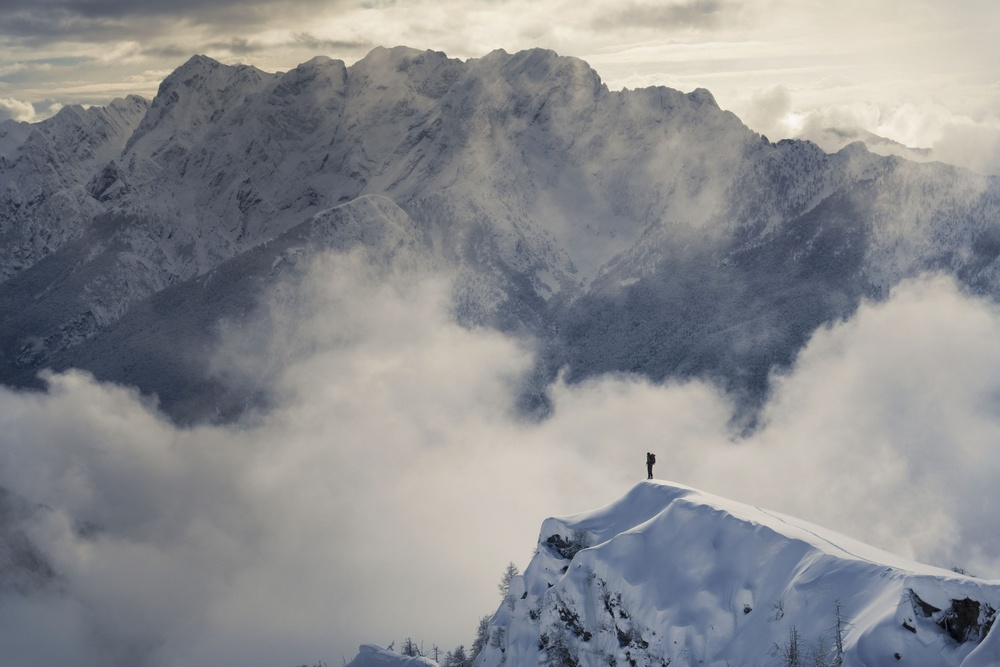
#> input picture Chapter10/IMG1.jpg, 1000 x 667 px, shrunk from 3867 x 2578 before the run
$ python MatchTemplate.py
#> lines starting #> are read from the running program, lines starting #| are printed output that depends on the picture; after the words box and inside, x2 and y2 are one past the last pixel; in counts of white or black regions, pixels touching at a corner belong together
import cv2
import numpy as np

def __main():
    img = cv2.imread('IMG1.jpg')
#> img is the input picture: shape (667, 1000, 3); mean B, G, R 142.7, 139.7, 138.5
    temple = cv2.imread('IMG2.jpg')
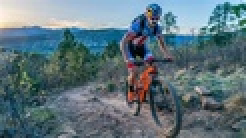
#> input picture Chapter10/IMG2.jpg, 123 x 69 px, shrunk from 474 x 266 before the run (shown 2 times larger)
#> temple is the input picture: shape (69, 123, 3); mean B, G, R 123.6, 115.2, 93.8
    h, w, _ = temple.shape
#> h = 69; w = 123

    result = cv2.matchTemplate(image=img, templ=temple, method=cv2.TM_CCOEFF)
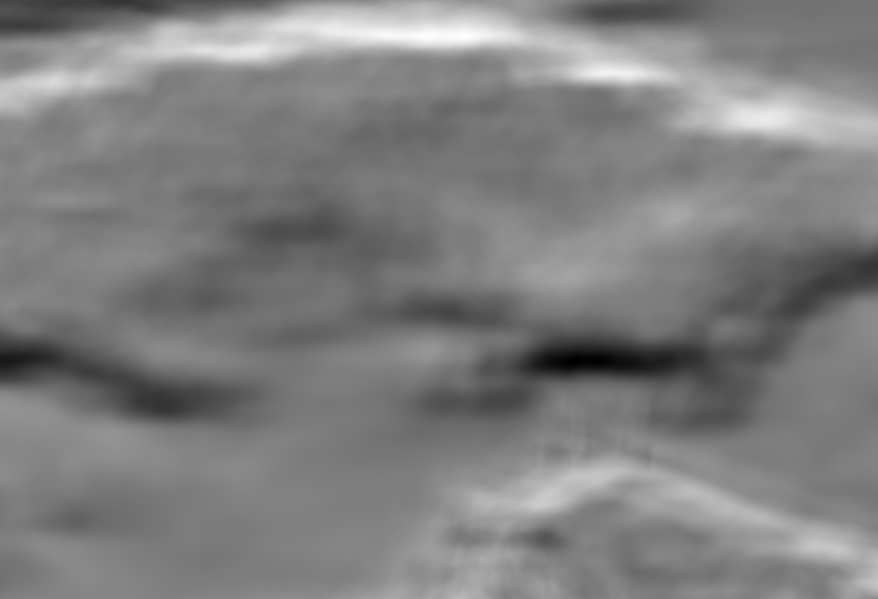
#> result: shape (599, 878) float32; min -31870980, max 33879096, mean 1083315.4; drawn with min black and max white

    minVal, maxVal, minLoc, maxLoc = cv2.minMaxLoc(result)
#> minVal = -31870980; maxVal = 33879096; minLoc = (573, 360); maxLoc = (465, 35)
    x, y = maxLoc
#> x = 465; y = 35
    color = np.array([255., 0., 0.])
    cv2.rectangle(img=img, pt1=(x, y), pt2=(x + w, y + h), color=color, thickness=3)
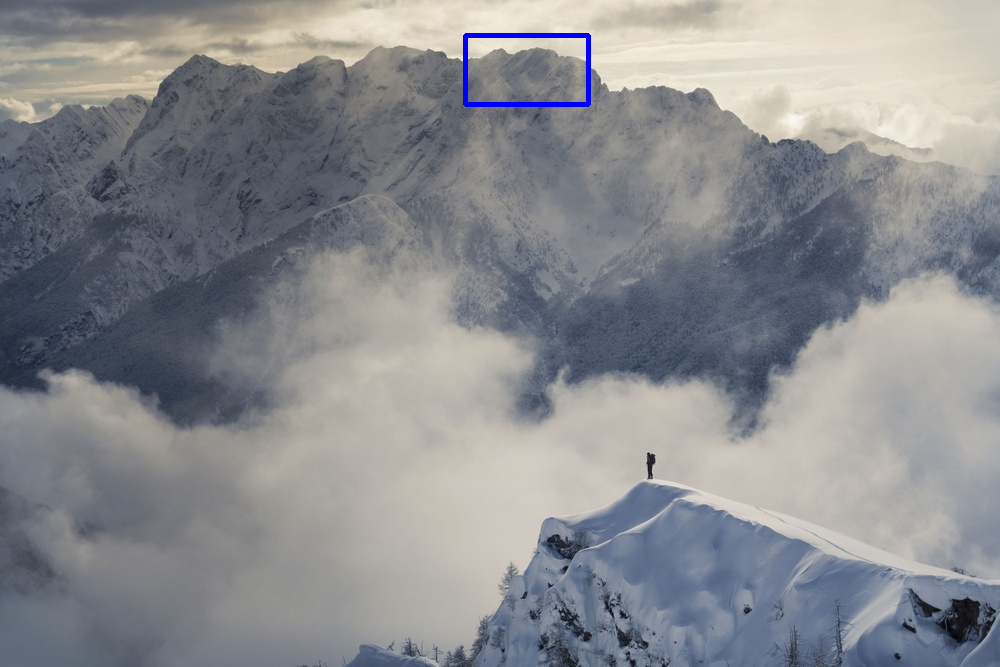
#> img: shape (667, 1000, 3); 0.29% of pixels changed, all inside (x1, y1, x2, y2) = (463, 33, 591, 107)

    cv2.imshow('Final result', img)
    cv2.imshow('Template', temple)
    cv2.waitKey(0)
    cv2.destroyAllWindows()

    return 0

if __name__ == "__main__":
    print(cv2.__version__)
    __main()
